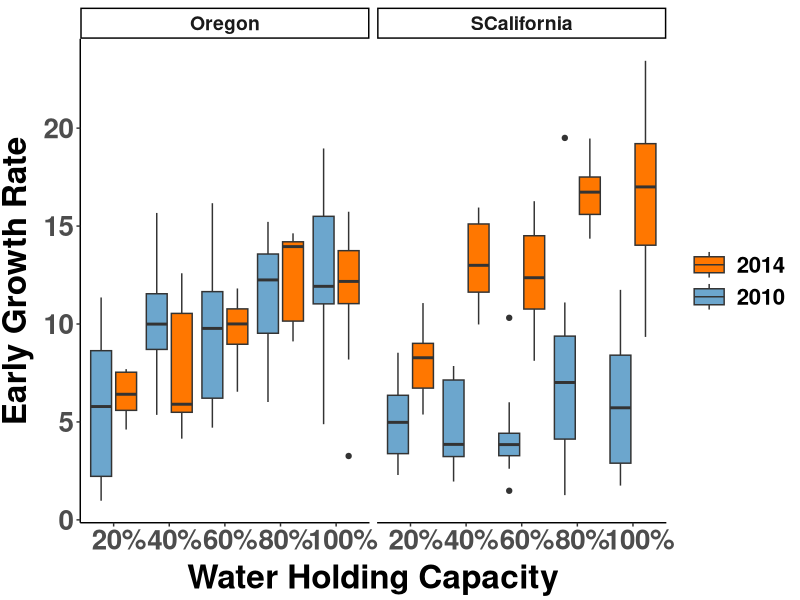
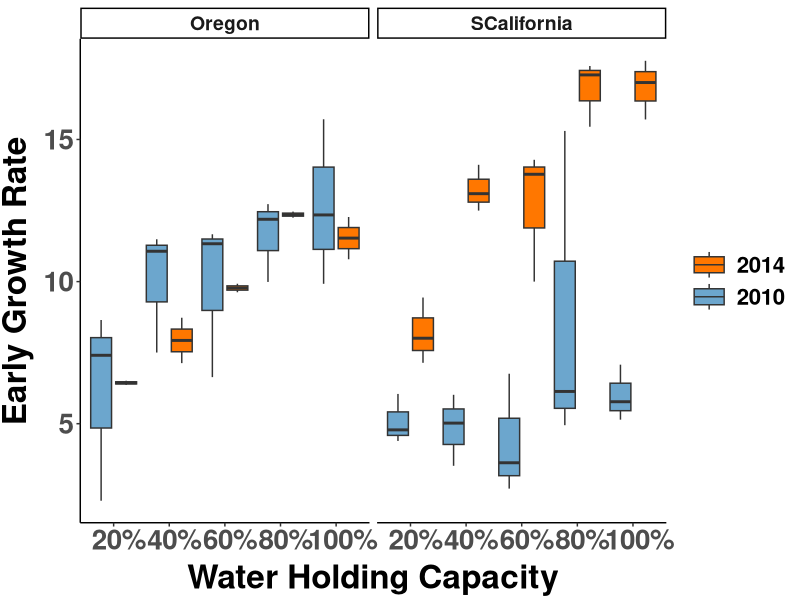
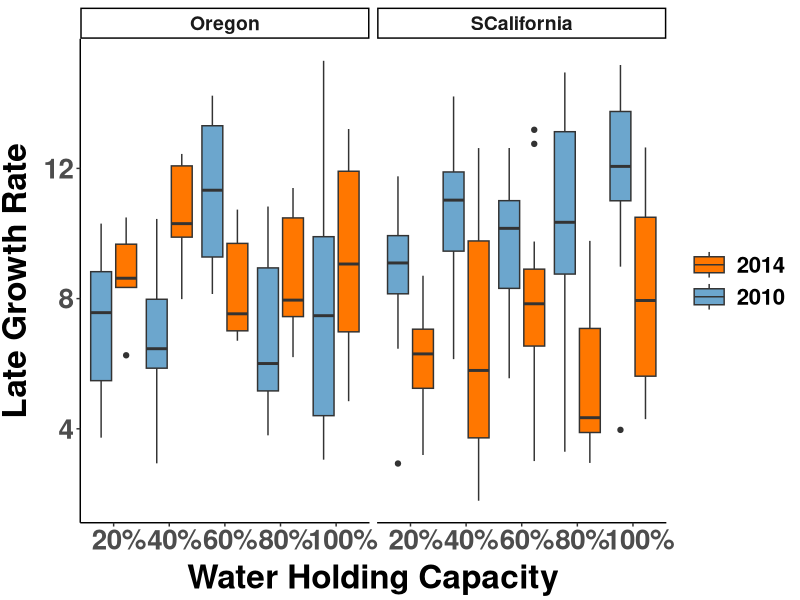
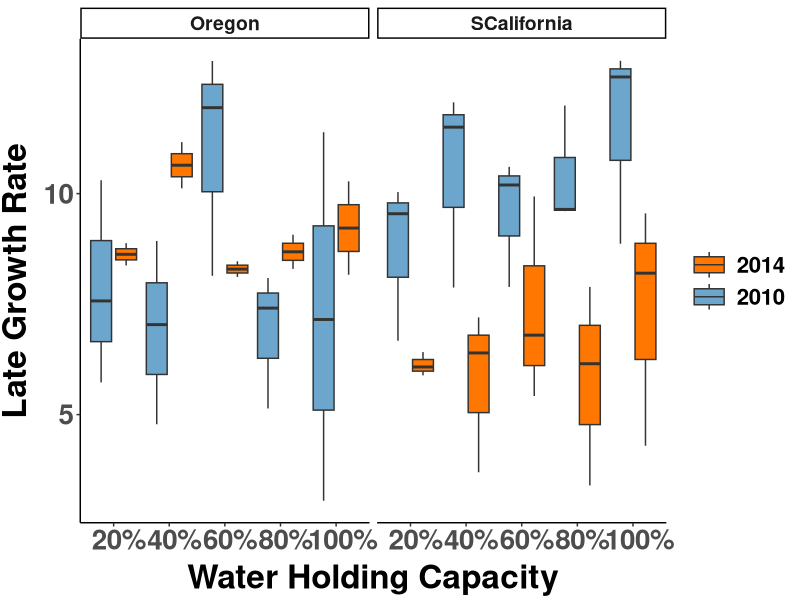
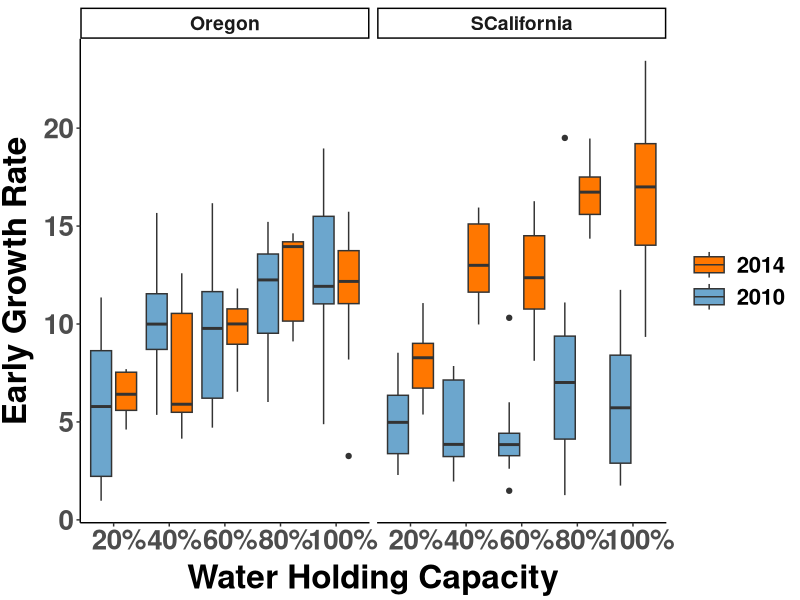
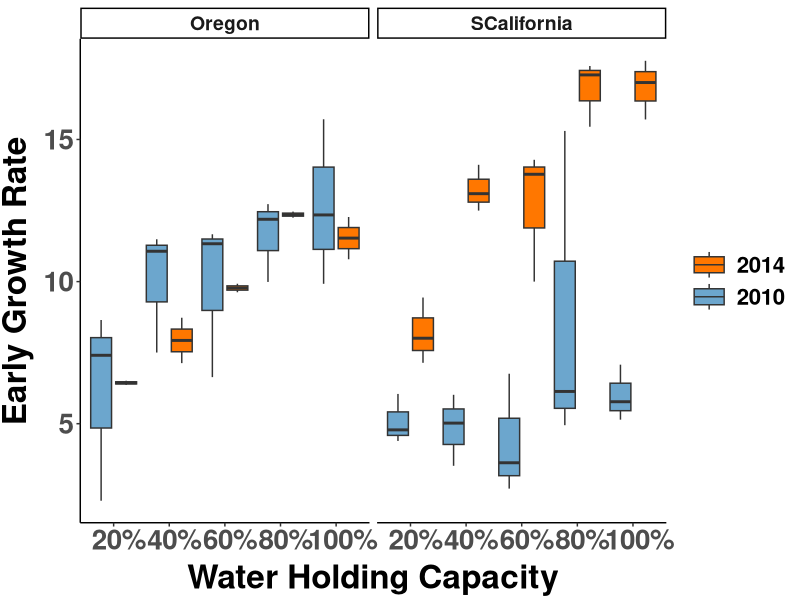
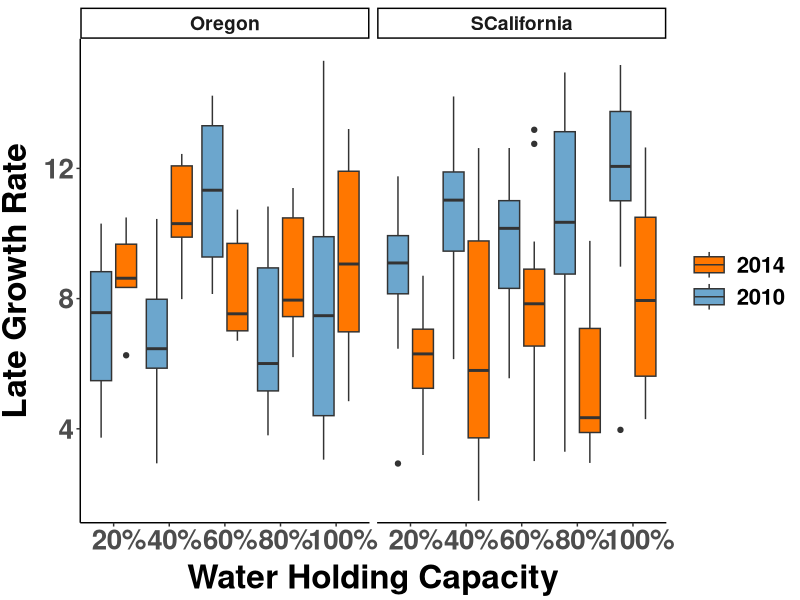
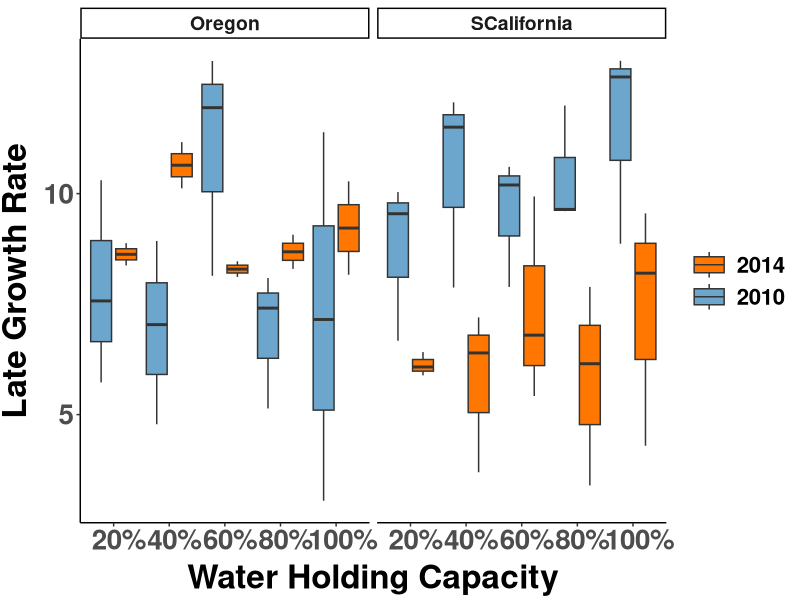

Recreate these plots in R, in order.
##################################################################################
## Organize data for phenosight 1 experiment
## 
## Author Daniel Anstett
## 
## 
## Written Jan 22 2026
###################################################################################
#Import libraries
library(tidyverse)
library(car)

GR_early <- read_csv("data/Experiment01_EarlyGrowth_Mimulus.csv")
GR_late <- read_csv("data/Experiment01_LateGrowth_Mimulus.csv")

PS2_early <- read_csv("data/Experiment01_EarlyPS2_Mimulus.csv")
PS2_late <- read_csv("data/Experiment01_LatePS2_Mimulus.csv")
decode <- read_csv("data/decode.csv")

#Merge early and late
GR_early2 <- merge(GR_early, decode, by = "Population")
GR_early2$Treatment <- factor(GR_early2$Treatment, levels = c("20%", "40%", "60%", "80%", "100%"))

PS2_early2 <- merge(PS2_early, decode, by = "Population")
PS2_early2$Treatment <- factor(PS2_early2$Treatment, levels = c("20%", "40%", "60%", "80%", "100%"))

GR_late2 <- merge(GR_late, decode, by = "Population")
GR_late2$Treatment <- factor(GR_late2$Treatment, levels = c("20%", "40%", "60%", "80%", "100%"))

PS2_late2 <- merge(PS2_late, decode, by = "Population")
PS2_late2$Treatment <- factor(PS2_late2$Treatment, levels = c("20%", "40%", "60%", "80%", "100%"))

#Make a data frame that has line(pop) means
GR_early3 <- GR_early2 %>%
  group_by(Population, Treatment) %>%
  summarise(GR = mean(GR, na.rm = TRUE),Site = first(Site), Year = first(Year), .groups = 'drop')

GR_late3 <- GR_late2 %>%
  group_by(Population, Treatment) %>%
  summarise(GR = mean(GR, na.rm = TRUE),Site = first(Site), Year = first(Year), .groups = 'drop')

#Run Models
gr_early <- lm(GR ~ Site*Year+Treatment,data=GR_early3)
summary(gr_early)
Anova(gr_early,type=3)

gr_late <- lm(GR ~ Site*Year+Treatment,data=GR_late3)
summary(gr_late)
Anova(gr_late,type=3)

########## Make Plot ############

#Early Growth Rate All Data Points
ggplot(GR_early2, aes(x = Treatment, y = GR, fill = factor(Year))) +
  geom_boxplot(position = position_dodge(width = 0.9)) +
  scale_fill_manual(values = c("2010" = "skyblue3", "2014" = "#FF7700"),
                    name = "Year") +
  facet_wrap(~ Site) +
  labs(x = "Water Holding Capacity", y = "Early Growth Rate") +
  theme_classic() + theme(
  axis.text.x = element_text(size=20, face="bold", hjust = 0.4),
  axis.text.y = element_text(size=20,face="bold"),
  axis.title.x = element_text(color="black", size=24, vjust = 0.5, face="bold"),
  axis.title.y = element_text(color="black", size=24,vjust = 1.7, face="bold",hjust=0.5),
  legend.title = element_blank(),
  legend.text = element_text(size = 16,face="bold"),  # Increase the size of the legend text
  legend.key.size = unit(2, "lines"),  # Increase the size of the legend dots
  legend.key.height = unit(1.6, "lines"), #Reduce height
  strip.text = element_text(size = 14, face = "bold") #Make strip text larger
)+
  guides(color = guide_legend(reverse = TRUE, override.aes = list(linetype = 0)),
         fill  = guide_legend(reverse = TRUE))

ggsave("graphs/Site_year_gr_early_all.pdf",width=12, height = 6, units = "in")


#Early Growth Rate Line Means
ggplot(GR_early3, aes(x = Treatment, y = GR, fill = factor(Year))) +
  geom_boxplot(position = position_dodge(width = 0.9)) +
  scale_fill_manual(values = c("2010" = "skyblue3", "2014" = "#FF7700"),
                    name = "Year") +
  scale_y_continuous(breaks = c(0,5,10,15,20))+
  facet_wrap(~ Site) +
  labs(x = "Water Holding Capacity", y = "Early Growth Rate") +
  theme_classic() + theme(
    axis.text.x = element_text(size=20, face="bold", hjust = 0.4),
    axis.text.y = element_text(size=20,face="bold"),
    axis.title.x = element_text(color="black", size=24, vjust = 0.5, face="bold"),
    axis.title.y = element_text(color="black", size=24,vjust = 1.7, face="bold",hjust=0.5),
    legend.title = element_blank(),
    legend.text = element_text(size = 16,face="bold"),  # Increase the size of the legend text
    legend.key.size = unit(2, "lines"),  # Increase the size of the legend dots
    legend.key.height = unit(1.6, "lines"), #Reduce height
    strip.text = element_text(size = 14, face = "bold") #Make strip text larger
  )+
  guides(color = guide_legend(reverse = TRUE, override.aes = list(linetype = 0)),
         fill  = guide_legend(reverse = TRUE))

ggsave("graphs/Site_year_gr_early_means.pdf",width=12, height = 6, units = "in")

######## Late ##########


#late Growth Rate All Data Points
ggplot(GR_late2, aes(x = Treatment, y = GR, fill = factor(Year))) +
  geom_boxplot(position = position_dodge(width = 0.9)) +
  scale_fill_manual(values = c("2010" = "skyblue3", "2014" = "#FF7700"),
                    name = "Year") +
  facet_wrap(~ Site) +
  labs(x = "Water Holding Capacity", y = "Late Growth Rate") +
  theme_classic() + theme(
    axis.text.x = element_text(size=20, face="bold", hjust = 0.4),
    axis.text.y = element_text(size=20,face="bold"),
    axis.title.x = element_text(color="black", size=24, vjust = 0.5, face="bold"),
    axis.title.y = element_text(color="black", size=24,vjust = 1.7, face="bold",hjust=0.5),
    legend.title = element_blank(),
    legend.text = element_text(size = 16,face="bold"),  # Increase the size of the legend text
    legend.key.size = unit(2, "lines"),  # Increase the size of the legend dots
    legend.key.height = unit(1.6, "lines"), #Reduce height
    strip.text = element_text(size = 14, face = "bold") #Make strip text larger
  )+
  guides(color = guide_legend(reverse = TRUE, override.aes = list(linetype = 0)),
         fill  = guide_legend(reverse = TRUE))

ggsave("graphs/Site_year_gr_late_all.pdf",width=12, height = 6, units = "in")


#late Growth Rate Line Means
ggplot(GR_late3, aes(x = Treatment, y = GR, fill = factor(Year))) +
  geom_boxplot(position = position_dodge(width = 0.9)) +
  scale_fill_manual(values = c("2010" = "skyblue3", "2014" = "#FF7700"),
                    name = "Year") +
  scale_y_continuous(breaks = c(0,5,10,15,20))+
  facet_wrap(~ Site) +
  labs(x = "Water Holding Capacity", y = "Late Growth Rate") +
  theme_classic() + theme(
    axis.text.x = element_text(size=20, face="bold", hjust = 0.4),
    axis.text.y = element_text(size=20,face="bold"),
    axis.title.x = element_text(color="black", size=24, vjust = 0.5, face="bold"),
    axis.title.y = element_text(color="black", size=24,vjust = 1.7, face="bold",hjust=0.5),
    legend.title = element_blank(),
    legend.text = element_text(size = 16,face="bold"),  # Increase the size of the legend text
    legend.key.size = unit(2, "lines"),  # Increase the size of the legend dots
    legend.key.height = unit(1.6, "lines"), #Reduce height
    strip.text = element_text(size = 14, face = "bold") #Make strip text larger
  )+
  guides(color = guide_legend(reverse = TRUE, override.aes = list(linetype = 0)),
         fill  = guide_legend(reverse = TRUE))

ggsave("graphs/Site_year_gr_late_means.pdf",width=12, height = 6, units = "in")
